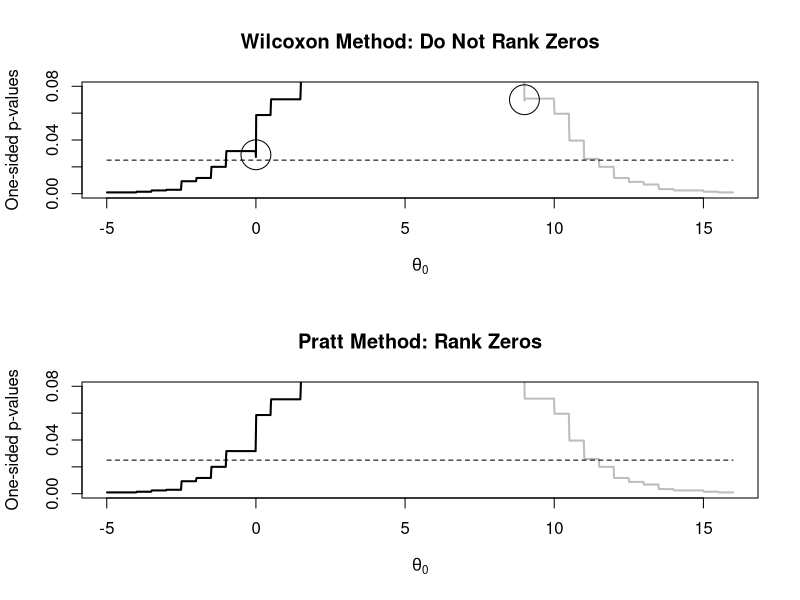
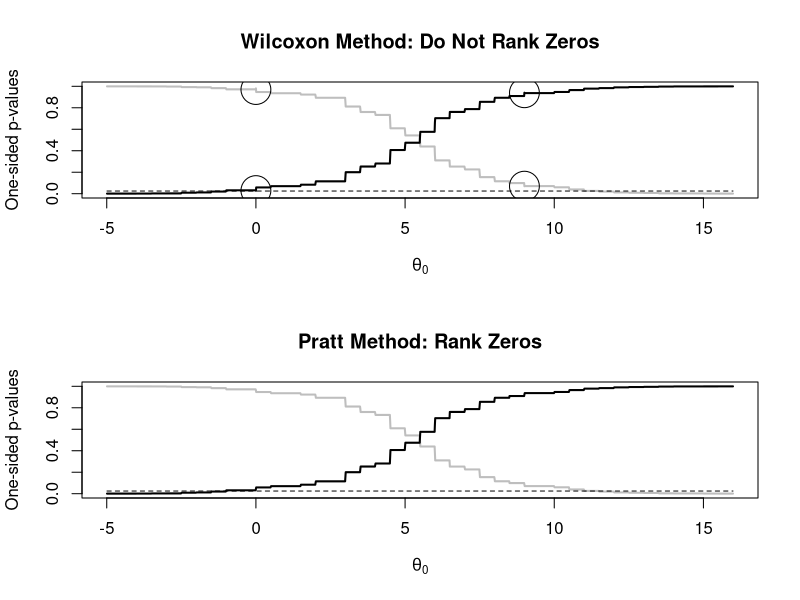

Here is the R script that generated these plots, in order:
# Figures 6.1 and 6.2
# takes a while to run (a couple of minutes)

seriesWSR<-function(x,y=NULL,theta=NULL,nt=100,package="stats",zmethod="Pratt"){
    if (is.null(y)){ 
        # if y is null, then x is the difference y-x
        d<-x
        # create fake x and y for input into certain packages
        x<-rep(0,length(d))
        y<-d
    } else { d<- y-x  }
    if (is.null(theta)){
        theta<- min(d) + ((1:nt)/(nt+1))*(max(d) - min(d) )
    }
    nt<-length(theta)
    pL<-pG<-rep(NA,nt)

    if (package=="stats"){
        ci<-wilcox.test(d,exact=TRUE,conf.int=TRUE)$conf.int
        for (i in 1:nt){
            dtemp<-d - theta[i]
            pL[i]<-wilcox.test(dtemp,exact=TRUE,conf.int=FALSE,alternative="less")$p.value
            pG[i]<-wilcox.test(dtemp,exact=TRUE,conf.int=FALSE,alternative="greater")$p.value
        }
    } else if (package=="exactRankTests"){
        ci<-wilcox.exact(d,exact=TRUE,conf.int=TRUE)$conf.int
        for (i in 1:nt){
            ytemp<-y -theta[i]
            pL[i]<-wilcox.exact(ytemp,x,paired=TRUE,conf.int=FALSE,alternative="less")$p.value
            pG[i]<-wilcox.exact(ytemp,x,paired=TRUE,conf.int=FALSE,alternative="greater")$p.value
        }
    } else if (package=="coin"){
        ci<-NULL
        for (i in 1:nt){
            ytemp<-y -theta[i]
            pL[i]<-pvalue(wilcoxsign_test(ytemp~x,zero.method=zmethod,alternative="less",distribution=exact()))
            pG[i]<-pvalue(wilcoxsign_test(ytemp~x,zero.method=zmethod,alternative="greater",distribution=exact()))
        }
    }
    list(theta=theta,pL=pL,pG=pG,ci=ci)
}



plotWSRseries<-function(sout,ci=NULL,YLIM=c(0,.1),plots="one.sided"){
    if (plots=="one.sided" | plots=="both"){
    plot(sout$theta,sout$pL, type="l",lwd=2,
        xlab=expression(theta[0]),col="gray",ylab="One-sided p-values", ylim=YLIM)
        lines(sout$theta,sout$pG, lwd=2)
    lines(range(sout$theta),c(.025,.025),lwd=1,lty=2)
    if (!is.null(sout$ci) | !is.null(ci)){
        if (is.null(ci)) ci<-sout$ci
        lines(c(ci[1],ci[1]),c(0,1))
        lines(c(ci[2],ci[2]),c(0,1))
    }
    }
    if (plots=="two.sided" | plots=="both"){
    pc<-pmin(1,2*sout$pL,2*sout$pG)
    plot(sout$theta,pc, type="l",lwd=2, xlab=expression(beta[0]),col="black",ylab="Two-sided p-values", ylim=c(0,1))
    lines(range(sout$theta),c(.05,.05),lwd=1,lty=2)
    }
}


d<-c(0,0,-2,-3,-5,6,9,11,12,15,16)
library(coin)

soutW<-seriesWSR(d,nt=2099,package="coin",zmethod="Wilcoxon")
soutP<-seriesWSR(d,nt=2099,package="coin",zmethod="Pratt")

# Fig 6.2
par(mfrow=c(2,1))
plotWSRseries(soutW,YLIM=c(0,.08))
title("Wilcoxon Method: Do Not Rank Zeros")
symbols(c(0,9),c(.029,.07),circles=c(.5,.5),inches=FALSE,col="gray",add=TRUE)
plotWSRseries(soutP,YLIM=c(0,.08))
title("Pratt Method: Rank Zeros")
#dev.print(pdf,file="../graph/chPairedWSRpvalues.pdf")

# Fig 6.1
plotWSRseries(soutW,YLIM=c(0,1))
title("Wilcoxon Method: Do Not Rank Zeros")
## Note all of the non-monotonic values, something at -2 I think
symbols(c(0,0,9,9),c(.97,.029,.07,.94),circles=c(.5,.5,.5,.5),inches=FALSE,col="gray",add=TRUE)

plotWSRseries(soutP,YLIM=c(0,1))
title("Pratt Method: Rank Zeros")
#dev.print(pdf,file="../graph/chPairedWSRpvalues2.pdf")
